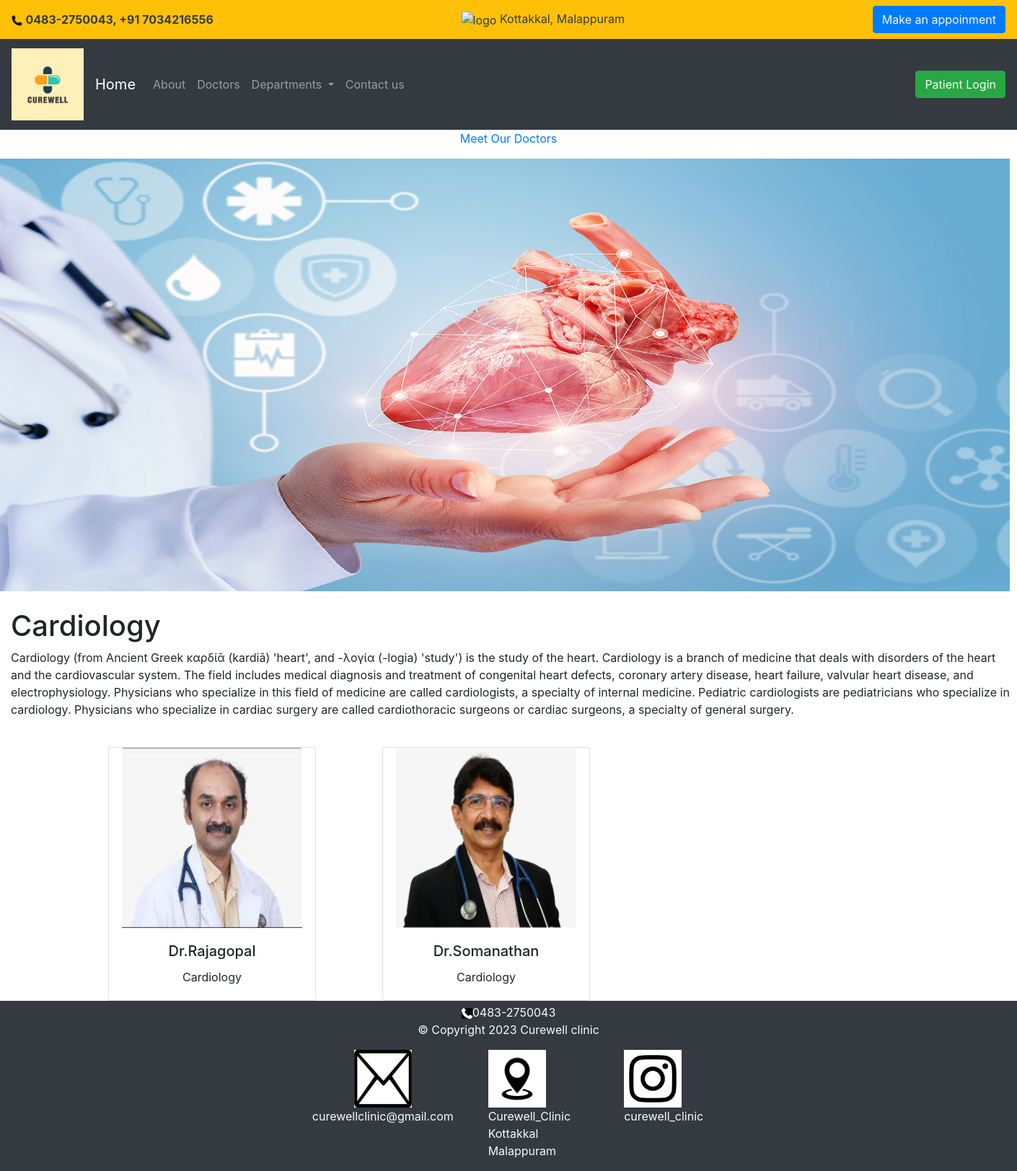
Page /cardiology/ on the committed database.
### Curewell/models.py (models this page shows, shortened)
class Department(models.Model):
    name = models.CharField(max_length=250, unique=True)
    slug = models.SlugField(max_length=250, unique=True)
    description =models.TextField(blank=True)
    image = models.ImageField(upload_to='Departments',blank=True)
    class Meta:
        ordering = ('name',)
        verbose_name = 'Department'
        verbose_name_plural = 'Departments'
    def get_url(self):
        return reverse('doctors_by_department', args=[ self.slug])
    def __str__(self):
        return '{}' .format(self.name)

class Doctors(models.Model):
    name = models.CharField(max_length=200, unique=True)
    slug = models.SlugField(max_length=250, unique=True)
    department = models.ForeignKey(Department, on_delete=models.CASCADE)
    qualification = models.CharField(max_length=250)
    image = models.ImageField(upload_to='Doctors', blank=True)
    available = models.BooleanField(default=True)
    class Meta:
        ordering = ('name',)
        verbose_name = 'Doctor'
        verbose_name_plural = 'Doctors'

### Curewell/views.py (the view)
# urls.py: path('', views.alldoctors, name='alldoctors'),
def alldoctors(request, slug_c=None):
    page_c = None
    doctors = None
    if slug_c != None:
        page_c = get_object_or_404(Department, slug=slug_c)
        doctors = Doctors.objects.all().filter(department=page_c)
    else:
        doctors= Doctors.objects.all().filter(available=True)
    return render(request, 'home.html', {'department': page_c, 'doctors': doctors})

### Curewell/context_processors.py (called while the page is built)
def my_links(request):
    links=Department.objects.all()
    return dict(links=links)

### templates/home.html (shortened to what this page needs)
{% extends 'base.html' %}
{% load static %}
{% block content %}
{% if department %}
  <div>
    <div>
      <p class="text-center"><a href= "{% url 'alldoctors' %}">Meet Our Doctors</a></p>
    </div>
  </div>
{% endif %}
<div>
  {% if department %}
  <img src="{{ department.image.url }}" alt="{{department.name}}" style="width:1400px;height:600px;">
</div>
<br>
<div>
  <h1 style="padding-left:15px;">{{department.name}}</h1>
  <p style="padding-left:15px;">{{department.description}}</p>
</div>
{% endif %}
<br>
<div class="container">
  <div class="row">
    {% for doctor in doctors %}
      <div class="col-9 col-sm-12 col-md-4 col-lg-4">
        <div class="card text-center" style="width: 18rem;">
            <a href="{{ doctor.get_url }}"><img class="card-img-top" src="{{ doctor.image.url }}" style="width:250px;height:250px;" alt="{{doctor.name}}"></a>
          <div class="card-body">
            <h5 class="card-title">{{doctor.name}}</h5>
            <p class="card-text">{{doctor.department}}</p>
          </div>
        </div>
      </div>
    {% endfor %}
  </div>
</div>
{% endblock content %}

### rows in the picture
Department: image (picture), name "Cardiology", description "Cardiology (from Ancient Greek καρδίᾱ (kardiā) 'heart', and -λογία (-logia) 'study') is the study of the heart. Cardiology is a branch of medicine that deals with disorders of the heart and the cardiovascular system. The field includes medical diagnosis and treatment of congenital heart defects, coronary artery disease, heart failure, valvular heart disease, and electrophysiology. Physicians who specialize in this field of medicine are called cardiologists, a specialty of internal medicine. Pediatric cardiologists are pediatricians who specialize in cardiology. Physicians who specialize in cardiac surgery are called cardiothoracic surgeons or cardiac surgeons, a specialty of general surgery."
Doctors: image (picture), name "Dr.Rajagopal", department "Cardiology"
Doctors: image (picture), name "Dr.Somanathan", department "Cardiology"
